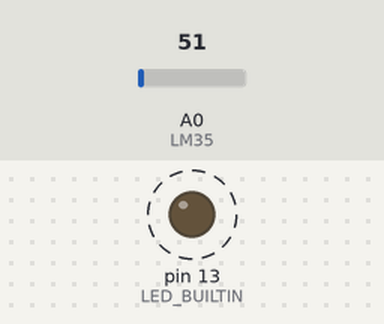
Bench run of a sketch on a simulated Arduino Uno, built with avr-gcc and run on an emulated ATmega328P. On the bench: output pins drawn as LEDs (lit = HIGH). Dashed ring = blinking. The test bench sets the inputs (shaded band); at power-on: A0 (LM35) = 51.

Above: at 0.89 s.
1.3 s: A0 (LM35) set to 71
At 2.1 s:
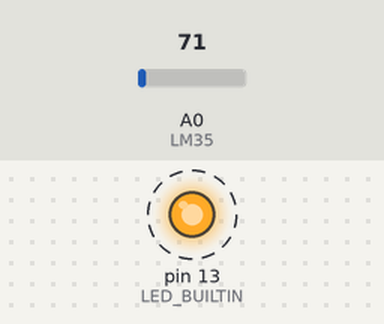
4.3 s: A0 (LM35) set to 56
At 4.9 s:
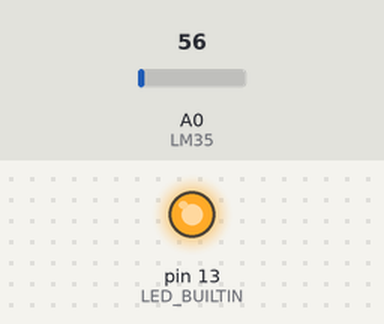
Timing chart, 0 to 7.3 s (numbered marks = the images above; inputs shaded):
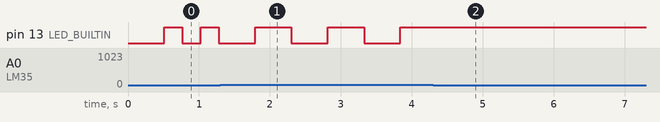

Measured:
- the behaviour switches between 62 and 61 on A0 (LM35) (found by bisection; images 1 and 2)
- after the input at 1.3 s, pin 13 (LED_BUILTIN): alternates HIGH for 0.51 s and LOW for 0.51 s, starting after 0.49 s
- after the input at 4.3 s, pin 13 (LED_BUILTIN): stops changing and stays HIGH
- by itself, pin 13 (LED_BUILTIN): alternates HIGH for 0.26 s and LOW for 0.26 s

The sketch:

Led_blink_assesment.ino
```cpp
/*
  This code uses interrupt timer with 1ms to get delay.
  1ms using timer1 and prescalar of 256.
  Calculations (for 1ms):
  System clock 16 Mhz and Prescalar 256;
  Timer 1 speed = 16Mhz/256 = 62.5 Khz
  Pulse time = 1/62.5 Khz =  16us
  Count up to = 1ms / 16us = 63 (so this is the value the OCR register should have)
 */

#define LM35 A0

bool ledState = true;
volatile unsigned int delayCount;
unsigned int delayValue = 250;   //Used to set delay in milli seconds.

void setup()
{
  pinMode(LED_BUILTIN, OUTPUT);
  pinMode(LM35, INPUT);
  //Serial.begin(9600);

  cli();                      //stop interrupts for till we make the settings
  /*1. First we reset the control register to amke sure we start with everything disabled.*/
  TCCR1A = 0;                 // Reset entire TCCR1A to 0
  TCCR1B = 0;                 // Reset entire TCCR1B to 0

  /*2. We set the prescalar to the desired value by changing the CS10 CS12 and CS12 bits. */
  TCCR1B |= B00000100;        //Set CS12 to 1 so we get prescalar 256

  /*3. We enable compare match mode on register A*/
  TIMSK1 |= B00000010;        //Set OCIE1A to 1 so we enable compare match A

  /*4. Set the value of register A to 31250*/
  OCR1A = 63;              //Finally we set compare register A to this value
  sei();                     //Enable back the interrupts
}

void loop()
{
  unsigned int tempSensorValue = analogRead(LM35);    //Reading Value from A0.
  float voltage = tempSensorValue * (5.0f / 1023.0f); //Converting A0 value to corresponding voltage.
  float temperature = voltage * 100;                  //Converting voltage to temperature in celsius.
  //Serial.print("Temperature = ");
  //Serial.println(temperature);

  if(temperature < 30.0f)
  {
    delayValue = 250; //Set led blink delay to 250ms
  }
  else
  {
    delayValue = 500;//Set led blink delay to 500ms
  }
}

//With the settings above, this IRS will trigger each 1ms.
ISR(TIMER1_COMPA_vect){
  TCNT1  = 0;                  //First, set the timer back to 0 so it resets for next interrupt
  delayCount++;
  if(delayCount == delayValue)
  {
    ledState = !ledState;
    digitalWrite(13,ledState);
    delayCount = 0;
  }
}
```
